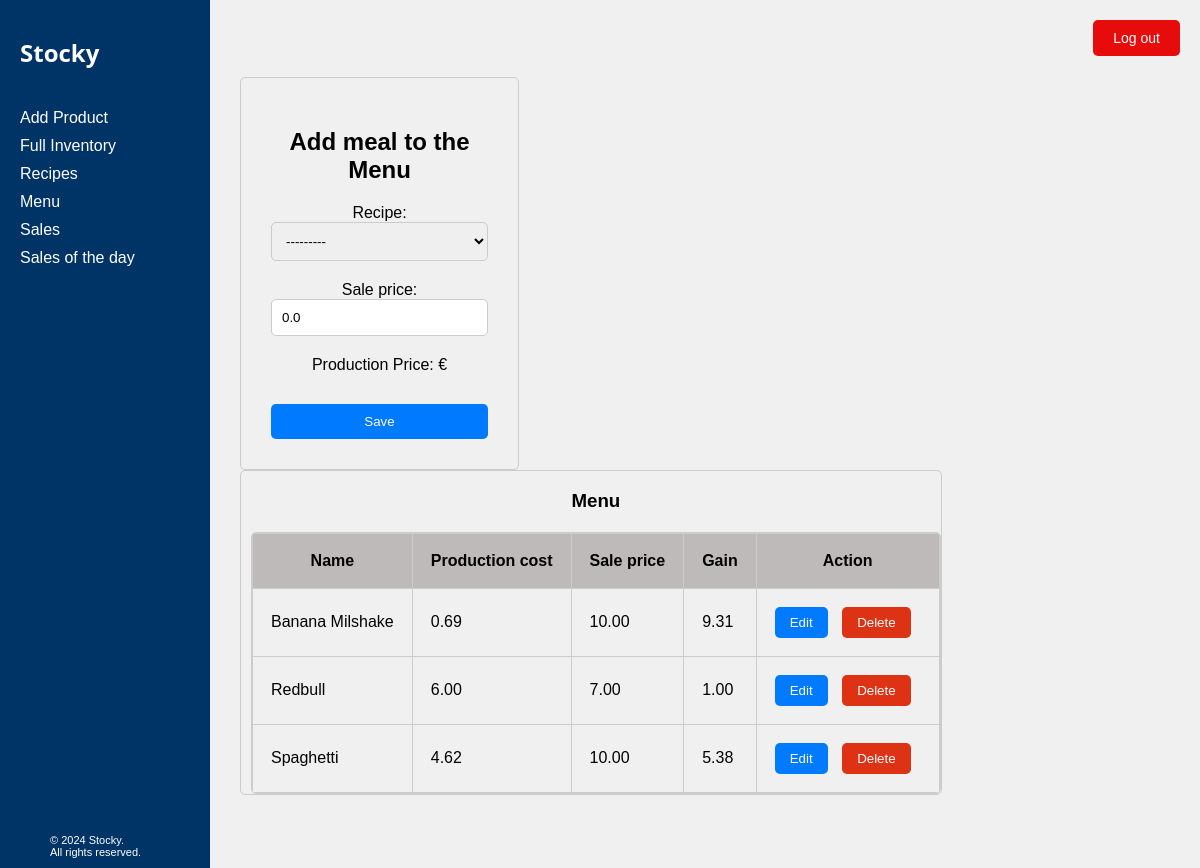
The page /menu/ (signed in) on the database its author committed.
### Inventory/models.py (models this page shows, shortened)
class RecipePrice(models.Model):
    recipe = models.ForeignKey(Recipe, on_delete= models.CASCADE)
    production_price = models.DecimalField(max_digits=10, decimal_places=2 , default = 0.0)
    sale_price = models.DecimalField(max_digits = 10, decimal_places=2,default = 0.0)
    gain = models.DecimalField(max_digits = 10, decimal_places=2, default = 0.0)

class Recipe(models.Model):
    name = models.CharField(max_length = 100)
    def __str__(self):
        return f"{self.name}"
    class Meta:
        verbose_name = "Name of Recipe"

### Inventory/views.py (the view)
# urls.py: path('menu/', views.menu, name='menu'),
def menu(request):
    meals = RecipePrice.objects.all()
    recipes = Recipe.objects.all()
    pp= {}
    for recipe in recipes:
        pp[recipe.id] = calculate_recipe_cost(recipe.id)
    for key, value in pp.items():
        pp[key] = round(value,2)
    if request.method == 'POST':
        form = RecipePriceForm(request.POST)
        if form.is_valid():
            recipe = form.cleaned_data['recipe']
            sale_price= form.cleaned_data['sale_price']
            rp_instance, created = RecipePrice.objects.get_or_create(recipe=recipe)
            print(recipe.id)
            rp_instance.production_price = calculate_recipe_cost(recipe.id)
            rp_instance.sale_price = sale_price
            rp_instance.gain = sale_price - rp_instance.production_price if rp_instance.production_price != 0 else 0
            rp_instance.save()
            return redirect('menu')
    else:
        form = RecipePriceForm()
    return render( request, 'Inventory/menu.html', context= {'meals':meals, 'form':form, 'production_prices': json.dumps(pp, cls=DjangoJSONEncoder)} )

### Inventory/forms.py
class RecipePriceForm(forms.ModelForm):
    class Meta:
        model= RecipePrice
        fields= ['recipe','sale_price']
    def __init__(self, *args, **kwargs):
        super().__init__(*args, **kwargs)
        self.fields['recipe'].queryset= Recipe.objects.all()

### Inventory/function.py (called while the page is built)
def calculate_recipe_cost(recipe_id):
    recipe_ingredients = get_recipe_ingredient(recipe_id)
    total_cost = Decimal(0.0)
    for ingredient in recipe_ingredients:
        price_per_unit = get_ingredient_price(ingredient.stock_id)
        total_cost += price_per_unit * ingredient.quantity
    return total_cost

### Inventory/queries.py (called while the page is built)
def get_recipe_ingredient(recipe_id):
    return RecipeIngredient.objects.filter(recipe_id= recipe_id)

def get_ingredient_price(stock_id):
    return Stock.objects.get(id=stock_id).price_per_unit

### Inventory/templates/Inventory/menu.html (shortened to what this page needs)
{% extends 'base.html' %}
{% block content %}
<div class="content-sec">
<form method="post">
    <h2>  Add meal to the Menu  </h2>
        {{ form.as_p }}
        <p>Production Price: €</p>
    <button type="submit"> Save </button>
</form>
</div>
<div class="recipe-list">
<form method="post">
    <h3>Menu </h3>
    <div class="scrollable-table">
        <table>
            <thead>
                <tr class="sticky-row">
                    <th>Name</th>
                    <th>Production cost</th>
                    <th>Sale price</th>
                    <th>Gain</th>
                    <th>Action</th>
                </tr>
            </thead>
            <tbody>
                {% for item in meals %}
                <tr>
                    <td>{{ item.recipe }}</td>
                    <td>{{ item.production_price }}</td>
                    <td>{{ item.sale_price }}</td>
                    <td>{{ item.gain }}</td>
                    <td>
                        <div class="buttons">
                            <form action="{% url 'menu_edit' pk=item.pk %}" method="get">
                                <button type="submit" class="details-button">Edit</button>
                            </form>
                            <form action="{% url 'menu_delete' pk=item.pk %}" method="post">
                                <button type="submit" onclick="return confirm('Are you sure you want to delete this meal from the menu?')" class="delete-button">Delete</button>
                            </form>
                    </div>
                    </td>
                </tr>
                {% endfor %}
            </tbody>
        </table>
    </div>
</form>
</div>
{% endblock %}

### Inventory/static/css/bases.css (style rules this page uses)
body, h1, p, header, main, footer { margin: 0; padding: 0; }
body { font-family: Arial, sans-serif; background-color: #f0f0f0; padding: 20px; }

### Inventory/static/css/tables.css (style rules this page uses)
form input[type="text"], form input[type="number"], form select { width: 100%; padding: 10px; margin-bottom: 10px; border: 1px solid #ccc; border-radius: 5px; box-sizing: border-box; }
form button { padding: 10px 20px; border: none; border-radius: 5px; background-color: #007bff; color: #fff; cursor: pointer; }
.sticky-row { position: sticky; top: 0; background-color: #bebaba; z-index: 1; padding: 12px; }
.index h1, p { margin: 0; padding-bottom: 10px; text-align: center; }

### Inventory/static/css/recipe.css (style rules this page uses)
.recipe-list h3 { text-align: center; margin-bottom: 20px; }
.recipe-list th, .recipe-list td { padding: 8px; border: 1px solid #ccc; }
.recipe-list button { padding: 5px 10px; border: none; border-radius: 5px; background-color: #007bff; color: #fff; cursor: pointer; margin-right: 5px; }
.content-sec form { border: 1px solid #ccc; border-radius: 5px; padding: 30px; max-width: 500px; margin: 0 auto; }
.content-sec form h2 { text-align: center; margin-bottom: 20px; }
.content-sec form button[type="submit"] { display: block; width: 100%; padding: 10px; border: none; border-radius: 5px; background-color: #007bff; color: #fff; cursor: pointer; margin-top: 20px; }
.recipe-list { padding-left: 10px; max-width: 700px; border: 1px solid #ccc; border-radius: 5px; display: inline-block; }
.recipe-list table { width: 100%; border-collapse: collapse; }
.content-sec { float: inline-start; margin-right: 50px; vertical-align: top; width: calc(35% - 50px); }
.recipe-list .scrollable-table { border: 1px solid #ccc; border-radius: 5px; overflow-y: auto; max-height: 400px; }
.recipe-list .scrollable-table table { width: 100%; border-collapse: collapse; }
.recipe-list .scrollable-table th, .recipe-list .scrollable-table td { padding: 18px; border: 1px solid #ccc; }
.recipe-list .scrollable-table td .details-button, .recipe-list .scrollable-table td .delete-button { padding: 8px 15px; border: none; border-radius: 5px; cursor: pointer; margin-right: 10px; }
.recipe-list .scrollable-table td .delete-button { background-color: #de3214; color: #fff; }
.buttons form { display: inline; }

### rows shown on the page
RecipePrice: recipe "Banana Milshake", production_price "0.69", sale_price "10.00", gain "9.31"
RecipePrice: recipe "Redbull", production_price "6.00", sale_price "7.00", gain "1.00"
RecipePrice: recipe "Spaghetti", production_price "4.62", sale_price "10.00", gain "5.38"
